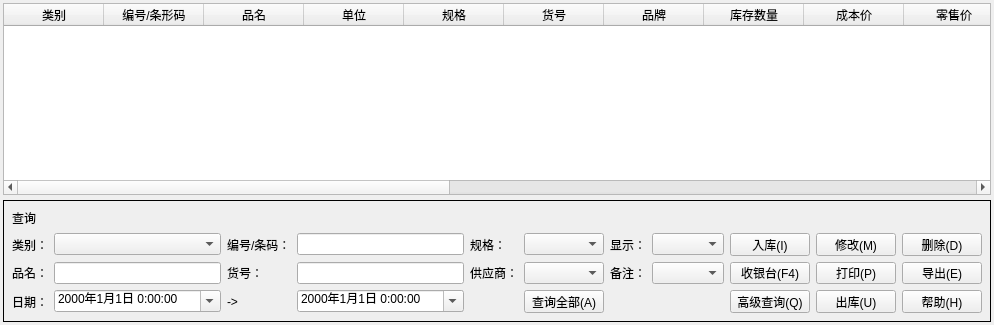
             <widget class="QWidget" name="tab_5">
              <attribute name="title">
               <string>商品浏览</string>
              </attribute>
              <layout class="QVBoxLayout" name="verticalLayout_4">
               <property name="spacing">
                <number>5</number>
               </property>
               <property name="leftMargin">
                <number>3</number>
               </property>
               <property name="topMargin">
                <number>3</number>
               </property>
               <property name="rightMargin">
                <number>3</number>
               </property>
               <property name="bottomMargin">
                <number>3</number>
               </property>
               <item>
                <widget class="QTableWidget" name="tableWidget">
                 <property name="maximumSize">
                  <size>
                   <width>16777215</width>
                   <height>1677215</height>
                  </size>
                 </property>
                 <property name="styleSheet">
                  <string notr="true"/>
                 </property>
                 <property name="editTriggers">
                  <set>QAbstractItemView::NoEditTriggers</set>
                 </property>
                 <property name="textElideMode">
                  <enum>Qt::ElideMiddle</enum>
                 </property>
                 <column>
                  <property name="text">
                   <string>类别</string>
                  </property>
                 </column>
                 <column>
                  <property name="text">
                   <string>编号/条形码</string>
                  </property>
                 </column>
                 <column>
                  <property name="text">
                   <string>品名</string>
                  </property>
                 </column>
                 <column>
                  <property name="text">
                   <string>单位</string>
                  </property>
                 </column>
                 <column>
                  <property name="text">
                   <string>规格</string>
                  </property>
                 </column>
                 <column>
                  <property name="text">
                   <string>货号</string>
                  </property>
                 </column>
                 <column>
                  <property name="text">
                   <string>品牌</string>
                  </property>
                 </column>
                 <column>
                  <property name="text">
                   <string>库存数量</string>
                  </property>
                 </column>
                 <column>
                  <property name="text">
                   <string>成本价</string>
                  </property>
                 </column>
                 <column>
                  <property name="text">
                   <string>零售价</string>
                  </property>
                 </column>
                 <column>
                  <property name="text">
                   <string>会员价</string>
                  </property>
                 </column>
                 <column>
                  <property name="text">
                   <string>积分</string>
                  </property>
                 </column>
                 <column>
                  <property name="text">
                   <string>兑换</string>
                  </property>
                 </column>
                 <column>
                  <property name="text">
                   <string>参与打折</string>
                  </property>
                 </column>
                 <column>
                  <property name="text">
                   <string>供应商</string>
                  </property>
                 </column>
                 <column>
                  <property name="text">
                   <string>库存报警</string>
                  </property>
                 </column>
                 <column>
                  <property name="text">
                   <string>生产日期</string>
                  </property>
                 </column>
                 <column>
                  <property name="text">
                   <string>保质期</string>
                  </property>
                 </column>
                 <column>
                  <property name="text">
                   <string>到期日期</string>
                  </property>
                 </column>
                 <column>
                  <property name="text">
                   <string>生产批号</string>
                  </property>
                 </column>
                </widget>
               </item>
               <item>
                <widget class="QWidget" name="toolWidget" native="true">
                 <property name="minimumSize">
                  <size>
                   <width>872</width>
                   <height>122</height>
                  </size>
                 </property>
                 <property name="maximumSize">
                  <size>
                   <width>16777215</width>
                   <height>122</height>
                  </size>
                 </property>
                 <property name="styleSheet">
                  <string notr="true">QWidget#toolWidget{
	min-height:120;
	max-height:120;
	min-width:870;
	border: 1px solid #000000;
}</string>
                 </property>
                 <layout class="QGridLayout" name="gridLayout_19">
                  <property name="bottomMargin">
                   <number>9</number>
                  </property>
                  <item row="1" column="0">
                   <widget class="QLabel" name="label_20">
                    <property name="text">
                     <string>类别：</string>
                    </property>
                   </widget>
                  </item>
                  <item row="1" column="1">
                   <widget class="QComboBox" name="comboBox"/>
                  </item>
                  <item row="1" column="2">
                   <widget class="QLabel" name="label_23">
                    <property name="text">
                     <string>编号/条码：</string>
                    </property>
                   </widget>
                  </item>
                  <item row="1" column="3">
                   <widget class="QLineEdit" name="lineEdit_3"/>
                  </item>
                  <item row="1" column="4">
                   <widget class="QLabel" name="label_25">
                    <property name="text">
                     <string>规格：</string>
                    </property>
                   </widget>
                  </item>
                  <item row="1" column="5">
                   <widget class="QComboBox" name="comboBox_2"/>
                  </item>
                  <item row="1" column="6">
                   <widget class="QLabel" name="label_27">
                    <property name="text">
                     <string>显示：</string>
                    </property>
                   </widget>
                  </item>
                  <item row="1" column="7">
                   <widget class="QComboBox" name="comboBox_4"/>
                  </item>
                  <item row="1" column="8">
                   <widget class="QPushButton" name="pushButton_8">
                    <property name="text">
                     <string>入库(I)</string>
                    </property>
                   </widget>
                  </item>
                  <item row="1" column="9">
                   <widget class="QPushButton" name="pushButton_13">
                    <property name="text">
                     <string>修改(M)</string>
                    </property>
                   </widget>
                  </item>
                  <item row="1" column="10">
                   <widget class="QPushButton" name="pushButton_17">
                    <property name="text">
                     <string>删除(D)</string>
                    </property>
                   </widget>
                  </item>
                  <item row="2" column="0">
                   <widget class="QLabel" name="label_21">
                    <property name="text">
                     <string>品名：</string>
                    </property>
                   </widget>
                  </item>
                  <item row="2" column="1">
                   <widget class="QLineEdit" name="lineEdit_5"/>
                  </item>
                  <item row="2" column="2">
                   <widget class="QLabel" name="label_24">
                    <property name="text">
                     <string>货号：</string>
                    </property>
                   </widget>
                  </item>
                  <item row="2" column="3">
                   <widget class="QLineEdit" name="lineEdit_4"/>
                  </item>
                  <item row="2" column="4">
                   <widget class="QLabel" name="label_26">
                    <property name="text">
                     <string>供应商：</string>
                    </property>
                   </widget>
                  </item>
                  <item row="2" column="5">
                   <widget class="QComboBox" name="comboBox_3"/>
                  </item>
                  <item row="2" column="6">
                   <widget class="QLabel" name="label_28">
                    <property name="text">
                     <string>备注：</string>
                    </property>
                   </widget>
                  </item>
                  <item row="2" column="7">
                   <widget class="QComboBox" name="comboBox_5"/>
                  </item>
                  <item row="2" column="8">
                   <widget class="QPushButton" name="pushButton_28">
                    <property name="text">
                     <string>收银台(F4)</string>
                    </property>
                   </widget>
                  </item>
                  <item row="2" column="9">
                   <widget class="QPushButton" name="pushButton_30">
                    <property name="text">
                     <string>打印(P)</string>
                    </property>
                   </widget>
                  </item>
                  <item row="2" column="10">
                   <widget class="QPushButton" name="pushButton_33">
                    <property name="text">
                     <string>导出(E)</string>
                    </property>
                   </widget>
                  </item>
                  <item row="3" column="0">
                   <widget class="QLabel" name="label_22">
                    <property name="text">
                     <string>日期：</string>
                    </property>
                   </widget>
                  </item>
                  <item row="3" column="1">
                   <widget class="QDateTimeEdit" name="dateTimeEdit_2">
                    <property name="dateTime">
                     <datetime>
                      <hour>0</hour>
                      <minute>0</minute>
                      <second>0</second>
                      <year>2000</year>
                      <month>1</month>
                      <day>1</day>
                     </datetime>
                    </property>
                    <property name="displayFormat">
                     <string>yyyy年M月d日 H:mm:ss</string>
                    </property>
                    <property name="calendarPopup">
                     <bool>true</bool>
                    </property>
                   </widget>
                  </item>
                  <item row="3" column="2">
                   <widget class="QLabel" name="label_29">
                    <property name="text">
                     <string>-&gt;</string>
                    </property>
                   </widget>
                  </item>
                  <item row="3" column="3">
                   <widget class="QDateTimeEdit" name="dateTimeEdit_3">
                    <property name="dateTime">
                     <datetime>
                      <hour>0</hour>
                      <minute>0</minute>
                      <second>0</second>
                      <year>2000</year>
                      <month>1</month>
                      <day>1</day>
                     </datetime>
                    </property>
                    <property name="displayFormat">
                     <string>yyyy年M月d日 H:mm:ss</string>
                    </property>
                    <property name="calendarPopup">
                     <bool>true</bool>
                    </property>
                   </widget>
                  </item>
                  <item row="3" column="8">
                   <widget class="QPushButton" name="pushButton_34">
                    <property name="text">
                     <string>高级查询(Q)</string>
                    </property>
                   </widget>
                  </item>
                  <item row="3" column="9">
                   <widget class="QPushButton" name="pushButton_35">
                    <property name="text">
                     <string>出库(U)</string>
                    </property>
                   </widget>
                  </item>
                  <item row="3" column="10">
                   <widget class="QPushButton" name="pushButton_36">
                    <property name="text">
                     <string>帮助(H)</string>
                    </property>
                   </widget>
                  </item>
                  <item row="3" column="5">
                   <widget class="QPushButton" name="pushButton_37">
                    <property name="text">
                     <string>查询全部(A)</string>
                    </property>
                   </widget>
                  </item>
                  <item row="0" column="0" colspan="11">
                   <widget class="QLabel" name="label_19">
                    <property name="maximumSize">
                     <size>
                      <width>16777215</width>
                      <height>22</height>
                     </size>
                    </property>
                    <property name="text">
                     <string>查询</string>
                    </property>
                   </widget>
                  </item>
                 </layout>
                </widget>
               </item>
              </layout>
             </widget>
